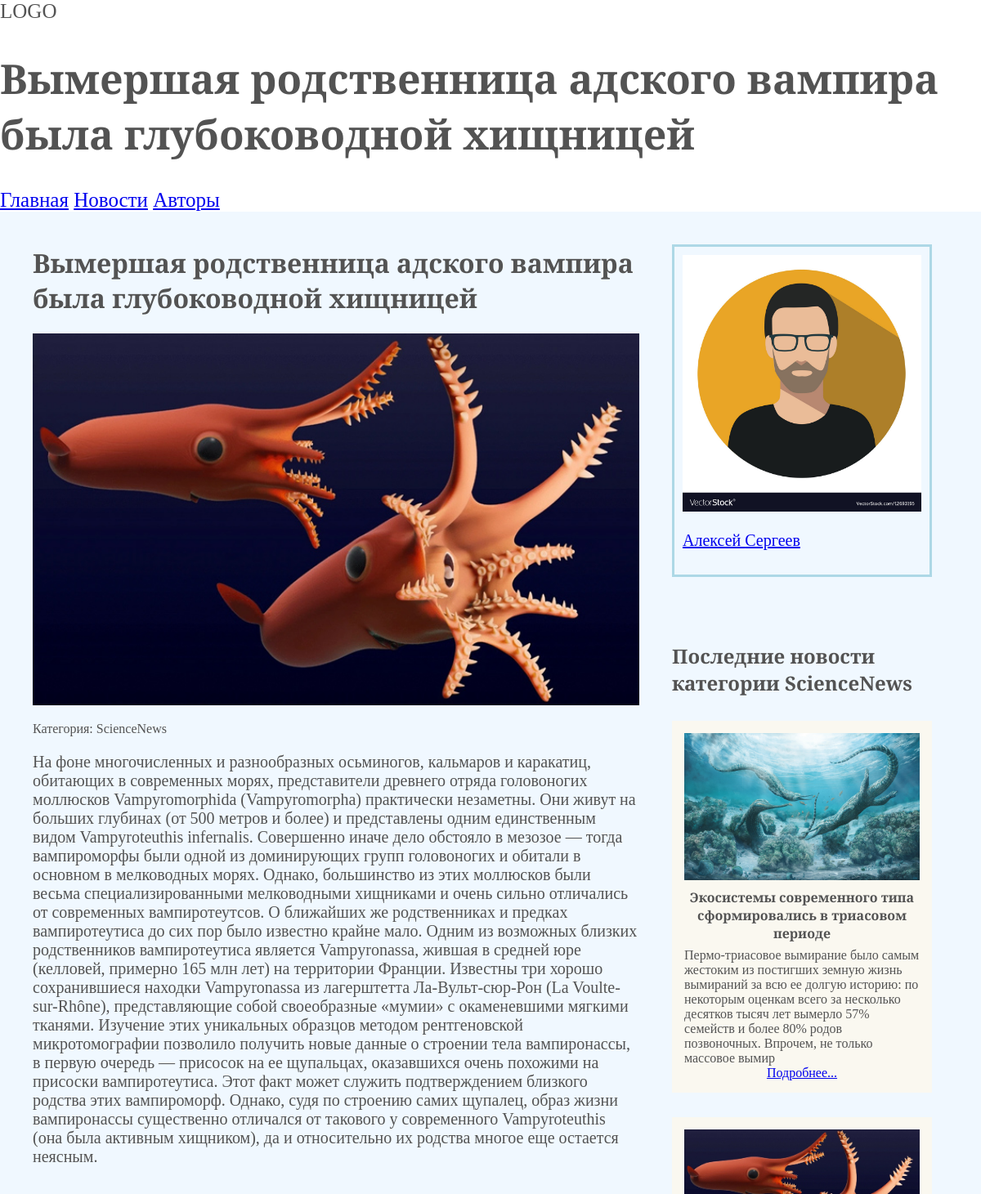
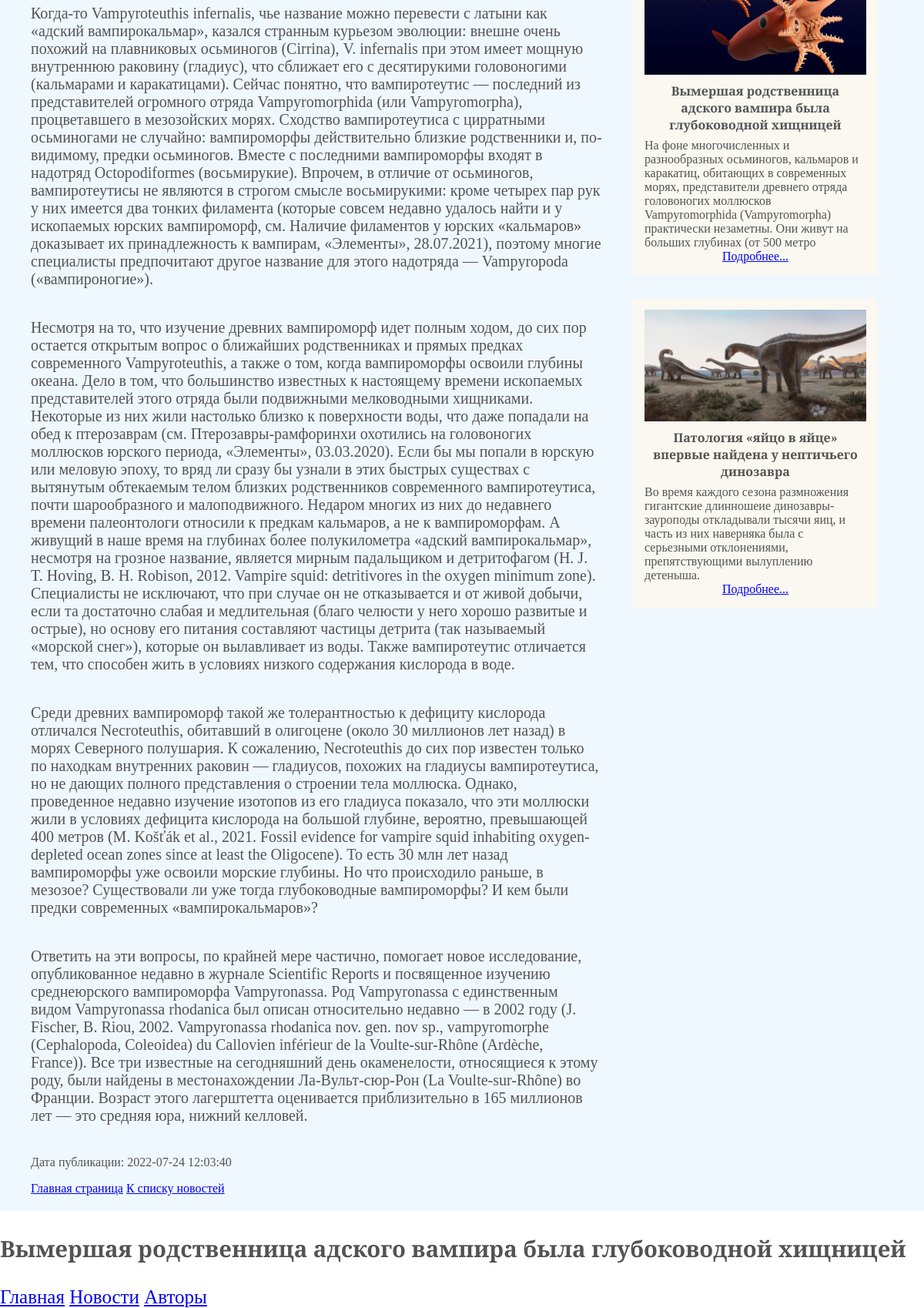
Page /news_detail.php?news_id=16 on the committed database (2 pictures, top to bottom).
### tables this page shows
CREATE TABLE `news` (
  `id` int(11) NOT NULL,
  `category` varchar(255) NOT NULL,
  `title` varchar(255) NOT NULL,
  `short_text` varchar(255) NOT NULL,
  `full_text` text NOT NULL,
  `news_image` varchar(255) NOT NULL,
  `add_date` timestamp NOT NULL DEFAULT current_timestamp(),
  `author_id` int(11) NOT NULL
);

CREATE TABLE `authors` (
  `id` int(11) NOT NULL,
  `first_name` varchar(255) NOT NULL,
  `last_name` varchar(255) NOT NULL,
  `age` int(11) NOT NULL,
  `country` varchar(255) NOT NULL,
  `avatar` varchar(255) NOT NULL
);

### models/News.php (called while the page is built, shortened)
<?php
class News
{
	public static function getNewsItemById($id){
		$pdo = DBConnect::getConnection();
		$query = "SELECT news.id AS news_id, category, title, full_text, news_image, add_date,
					authors.id AS author_id, first_name, last_name, avatar
					FROM news, authors
					WHERE author_id = authors.id
					AND news.id = ?;";
		$result = $pdo->prepare($query);
		$result->execute([$id]);
		return $result->fetch();
	}
	public static function getLimitNewsListByCategory($category, $limit){
		$pdo = DBConnect::getConnection();
		$query = "SELECT id, title, short_text, news_image
          FROM news
          WHERE category = '$category'
          ORDER BY add_date DESC
          LIMIT $limit;";
		return $pdo->query($query)->fetchAll();
	}
}

### views/components/menu.php (called while the page is built)
<?php
return [
	'/' => 'Главная',
	'/news.php' => 'Новости',
	'/authors.php' => 'Авторы',
];

### views/news_detail_view.php (the view)
<?php
require 'components/header.php';?>
<div class="news_block">
	<div class="news_detail">
		<h1><?=$news_item['title']?></h1>
		<img src="<?=$news_item['news_image']?>" alt="<?=$news_item['title']?>">
		<p>Категория: <?=$news_item['category']?></p>
		<div class="full_text">
			<p><?=$news_item['full_text']?></p>
		</div>
		<p>Дата публикации: <?=$news_item['add_date']?></p>
		<a href="/">Главная страница</a>
		<a href="news.php">К списку новостей</a>
	</div>
	<div class="sidebar">
		<div class="author">
			<img src="<?=$news_item['avatar']?>" alt="<?=$news_item['first_name'].' '
			.$news_item['last_name']?>">
			<a href="author_detail.php?author_id=<?=$news_item['author_id']?>">
				<p><?=$news_item['first_name'].' '.$news_item['last_name']?></p>
			</a>
		</div>
		<div class="category_news">
			<h2>Последние новости категории <?=$news_item['category']?></h2>
			<?php foreach ($category_news as $news_item):?>
				<div class="category_news_item">
					<img src="<?=$news_item['news_image']?>" alt="<?=$news_item['title']?>">
					<h4><?=$news_item['title']?></h4>
					<p><?=$news_item['short_text']?></p>
					<a href="news_detail.php?news_id=<?=$news_item['id']?>">Подробнее...</a>
				</div>
			<?php endforeach;?>
		</div>
	</div>
</div>
<?php
require 'components/footer.php';
?>

### news_detail.php
<?php
require 'models/News.php';
$newsId = (int)$_GET['news_id'];
$news_item = News::getNewsItemById($newsId);
$news_item['full_text'] = str_replace("\r\n\r\n",'</p><p>', $news_item['full_text']);
$title = $news_item['title'];
$category_news = News::getLimitNewsListByCategory($news_item['category'], 3);
require 'views/news_detail_view.php';

### views/components/header.php (shortened to what this page needs)
<?php
$menu = require 'menu.php';
?>
<!doctype html>
<html lang="en">
<head>
	<link rel="stylesheet" href="style/style.css">
</head>
<body>
<header>
	<div class="logo">LOGO</div>
	<h1><?=$title ?? 'Сайт с новостями'?></h1>
	<nav>
		<?php foreach ($menu as $key => $value):?>
            <?php if($_SERVER['REQUEST_URI'] ===  $key):?>
                <span class="active-link"><?=$value?></span>
            <?php else:?>
                <a href="<?=$key?>"><?=$value?></a>
            <?php endif;?>
		<?php endforeach;?>
	</nav>
</header>

### views/components/footer.php
	<footer>
		<h3><?=$title ?? 'Сайт с новостями'?></h3>
		<nav>
			<?php foreach ($menu as $key => $value):?>
				<a href="<?=$key?>"><?=$value?></a>
			<?php endforeach;?>
		</nav>
	</footer>
</body>
</html>

### style/style.css (style rules this page uses)
html { font-family: 'Cormorant Garamond', serif; color: #535353; }
body { margin: 0; }
header, footer { font-size: 25px; }
.news_block { max-width: 1200px; background-color: aliceblue; margin: auto; padding: 20px 40px; display: flex; gap: 20px; }
.news_detail { width: 70%; }
.news_detail img { width: 100%; }
.news_detail .full_text { font-size: 20px; }
.news_detail .full_text p { padding-bottom: 20px; }
.sidebar { width: 30%; padding: 20px; }
.author { border: 3px solid lightblue; padding: 10px; }
.author img { width: 100%; }
.author p { font-size: 20px; }
.category_news { margin-top: 80px; }
.category_news img { width: 100%; }
.category_news .category_news_item { margin-top: 30px; padding: 15px; display: flex; flex-direction: column; align-items: center; background-color: #faf8f0; }
.category_news .category_news_item h4 { margin: 0; margin-top: 10px; text-align: center; }
.category_news .category_news_item p { margin: 7px 0 0; }

### rows in the picture
news: title "Вымершая родственница адского вампира была глубоководной хищницей", news_image (picture), category "ScienceNews", full_text "На фоне многочисленных и разнообразных осьминогов, кальмаров и каракатиц, обитающих в современных морях, представители древнего отряда головоногих моллюсков Vampyromorphida (Vampyromorpha) практически незаметны. Они живут на больших глубинах (от 500 метров и более) и представлены одним единственным видом Vampyroteuthis infernalis. Совершенно иначе дело обстояло в мезозое — тогда вампироморфы были одной из доминирующих групп головоногих и обитали в основном в мелководных морях. Однако, большинство из этих моллюсков были весьма специализированными мелководными хищниками и очень сильно отличались от современных вампиротеутсов. О ближайших же родственниках и предках вампиротеутиса до сих пор…", add_date "2022-07-24 12:03:40", author.avatar (placeholder picture), author.first_name "Алексей", author.last_name "Сергеев", short_text "На фоне многочисленных и разнообразных осьминогов, кальмаров и каракатиц, обитающих в современных морях, представители древнего отряда головоногих моллюсков Vampyromorphida (Vampyromorpha) практически незаметны. Они живут на больших глубинах (от 500 метро"
news: news_image (picture), title "Экосистемы современного типа сформировались в триасовом периоде", short_text "Пермо-триасовое вымирание было самым жестоким из постигших земную жизнь вымираний за всю ее долгую историю: по некоторым оценкам всего за несколько десятков тысяч лет вымерло 57% семейств и более 80% родов позвоночных. Впрочем, не только массовое вымир"
news: news_image (picture), title "Патология «яйцо в яйце» впервые найдена у нептичьего динозавра", short_text "Во время каждого сезона размножения гигантские длинношеие динозавры-зауроподы откладывали тысячи яиц, и часть из них наверняка была с серьезными отклонениями, препятствующими вылуплению детеныша."

### other values in the picture
$value "Главная"
$value "Новости"
$value "Авторы"
